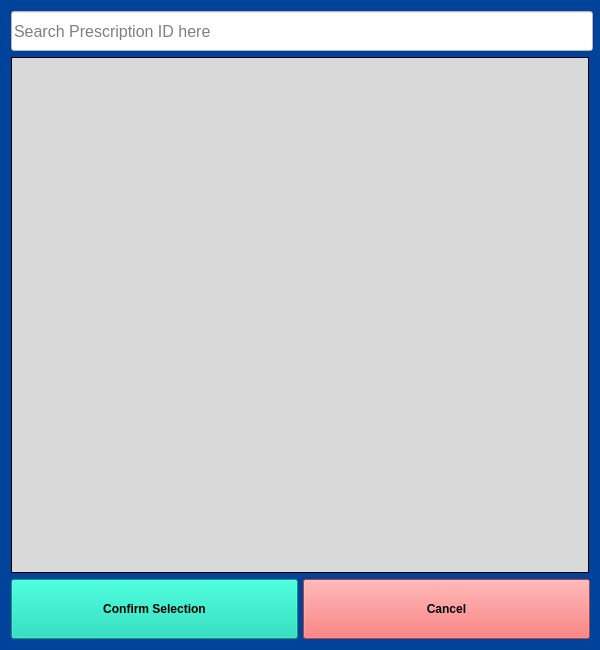
<?xml version="1.0" encoding="UTF-8"?>
<ui version="4.0">
 <class>SearchPrescription</class>
 <widget class="QWidget" name="SearchPrescription">
  <property name="geometry">
   <rect>
    <x>0</x>
    <y>0</y>
    <width>600</width>
    <height>650</height>
   </rect>
  </property>
  <property name="minimumSize">
   <size>
    <width>600</width>
    <height>650</height>
   </size>
  </property>
  <property name="maximumSize">
   <size>
    <width>600</width>
    <height>650</height>
   </size>
  </property>
  <property name="windowTitle">
   <string>Search &amp; Select Prescription</string>
  </property>
  <property name="styleSheet">
   <string notr="true">background-color: rgb(1, 66, 154);</string>
  </property>
  <layout class="QVBoxLayout" name="verticalLayout">
   <item>
    <widget class="QLineEdit" name="Searchbar">
     <property name="minimumSize">
      <size>
       <width>582</width>
       <height>40</height>
      </size>
     </property>
     <property name="maximumSize">
      <size>
       <width>582</width>
       <height>40</height>
      </size>
     </property>
     <property name="font">
      <font>
       <pointsize>12</pointsize>
      </font>
     </property>
     <property name="styleSheet">
      <string notr="true">background-color: rgb(255, 255, 255);</string>
     </property>
     <property name="text">
      <string/>
     </property>
     <property name="placeholderText">
      <string>Search Prescription ID here</string>
     </property>
    </widget>
   </item>
   <item>
    <widget class="QListWidget" name="PresciptionList">
     <property name="font">
      <font>
       <pointsize>12</pointsize>
      </font>
     </property>
     <property name="styleSheet">
      <string notr="true">background-color: rgb(217, 217, 217);</string>
     </property>
     <property name="frameShape">
      <enum>QFrame::Box</enum>
     </property>
     <property name="frameShadow">
      <enum>QFrame::Plain</enum>
     </property>
     <property name="lineWidth">
      <number>1</number>
     </property>
    </widget>
   </item>
   <item>
    <layout class="QHBoxLayout" name="horizontalLayout_2">
     <item>
      <widget class="QPushButton" name="Confirm_btn">
       <property name="sizePolicy">
        <sizepolicy hsizetype="Fixed" vsizetype="Fixed">
         <horstretch>0</horstretch>
         <verstretch>0</verstretch>
        </sizepolicy>
       </property>
       <property name="minimumSize">
        <size>
         <width>287</width>
         <height>60</height>
        </size>
       </property>
       <property name="maximumSize">
        <size>
         <width>287</width>
         <height>60</height>
        </size>
       </property>
       <property name="font">
        <font>
         <weight>75</weight>
         <bold>true</bold>
        </font>
       </property>
       <property name="styleSheet">
        <string notr="true">background-color: rgb(0, 212, 174);</string>
       </property>
       <property name="text">
        <string>Confirm Selection</string>
       </property>
      </widget>
     </item>
     <item>
      <widget class="QPushButton" name="Cancel_btn">
       <property name="sizePolicy">
        <sizepolicy hsizetype="Fixed" vsizetype="Fixed">
         <horstretch>0</horstretch>
         <verstretch>0</verstretch>
        </sizepolicy>
       </property>
       <property name="minimumSize">
        <size>
         <width>287</width>
         <height>60</height>
        </size>
       </property>
       <property name="maximumSize">
        <size>
         <width>287</width>
         <height>60</height>
        </size>
       </property>
       <property name="font">
        <font>
         <weight>75</weight>
         <bold>true</bold>
        </font>
       </property>
       <property name="styleSheet">
        <string notr="true">background-color: rgb(243, 90, 90);</string>
       </property>
       <property name="text">
        <string>Cancel</string>
       </property>
      </widget>
     </item>
    </layout>
   </item>
  </layout>
 </widget>
 <resources/>
 <connections/>
</ui>
